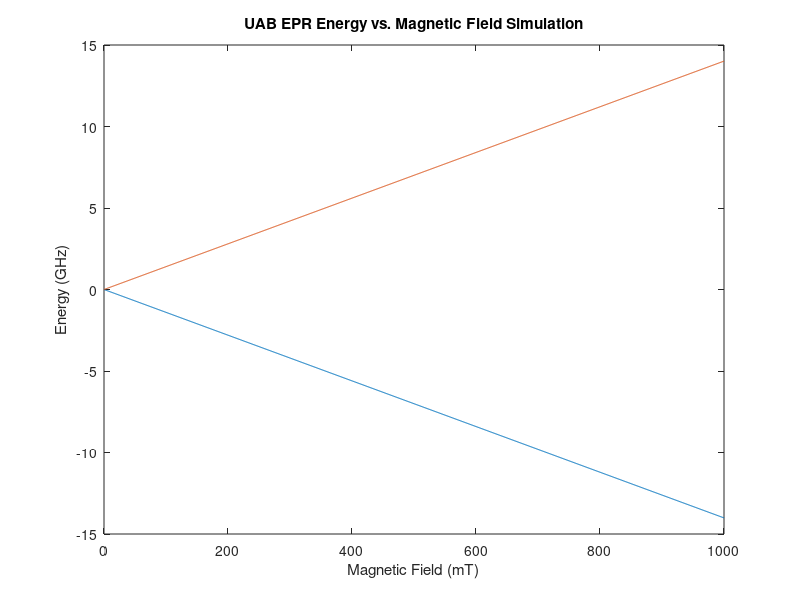

This figure's MATLAB source:

clear B_0;
clear g;
clear theta;
clear H;
clear eigenvals;
clear eigenvecs;

%%%%%%%%%%%% Diagonalization of Spin Hamiltonian %%%%%%%%%%%%

% Define spin operators

S_z = [1/2 0;...
       0 -1/2];
       
 
S_x = [0 1/2;...
       1/2 0];

     
S_y = [0 i/2;...
       -i/2 0];
 
% Spin operators squared
S_xx = S_x * S_x;
S_yy = S_y * S_y;
S_zz = S_z * S_z;
   
% Spin number
s = 1/2;

% Matrix of S^2 eigenvalue
S_sq = s*(s+1) * eye(2*s + 1);


B_0 = linspace(0,1000,1001); % static magnetic field in mT
u_0 = 13.996; % Bohr magneton-MHz/mT
g = 2.002319;

for i = 1:length(B_0)
   
    term1 = g*u_0*B_0(i)*S_z;
   
    H = term1;
    
    [V,E] = eig(H,'vector'); % V is matrix of eigenvectors, D is column of eigenvalues
    
    eigenvals(:,i) = E/1000; % each individual D is the ith column of eigenval
    eigenvecs(:,:,i) = V; % each individual V is the ith item in eigenvecs               
    % eigenvecs is not used, but nice to have for reference
    % basis is |s,m>
end

eigenvals_vs_BField_data = [transpose(B_0),transpose(eigenvals)];

% plot
for i = 2:size(eigenvals_vs_BField_data,2)
    plot(B_0,eigenvals_vs_BField_data(:,i))
    hold on
end

title('UAB EPR Energy vs. Magnetic Field Simulation');
xlabel('Magnetic Field (mT)');
ylabel('Energy (GHz)');
